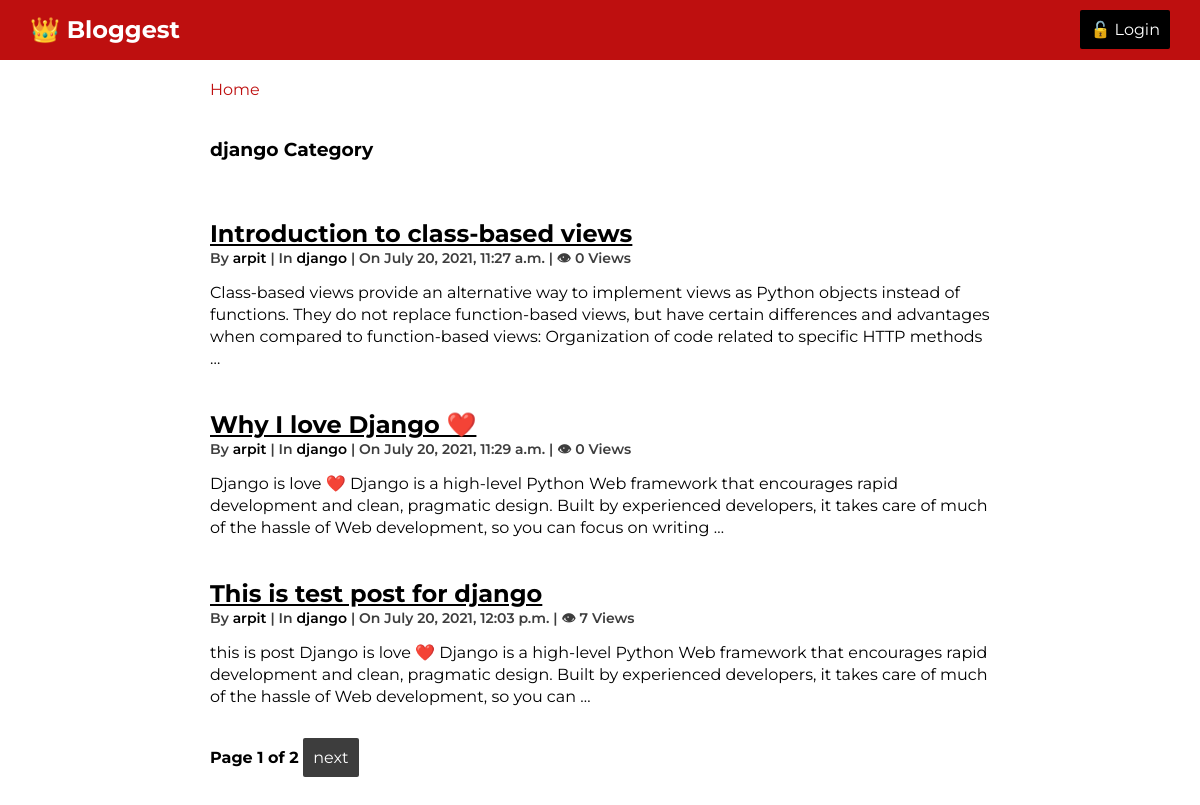
Screenshot of /post/category/1/ with the database file from the repository.
### blog/models.py (models this page shows, shortened)
class Category(models.Model):
    name = models.CharField(max_length=100, unique=True)
    creator = models.ForeignKey(User, on_delete=models.CASCADE)
    class Meta:
        verbose_name_plural = "Categories"
    def __str__(self):
        return self.name

class Post(models.Model):
    title = models.CharField(max_length=200)
    content = models.TextField()
    pub_date = models.DateTimeField(auto_now_add=True)
    view_count = models.PositiveIntegerField(default=0)
    author = models.ForeignKey(User, on_delete=models.CASCADE)
    category = models.ForeignKey(Category, on_delete=models.CASCADE)

### blog/views.py (the view)
# urls.py: path('post/category/<int:pk>/', views.PostCategory.as_view(), name="post_category"),
class PostCategory(ListView):
    model = Post
    template_name = 'blog/post_category.html'
    context_object_name = "posts"
    ordering = '-pub_date'
    paginate_by = 3
    def get_queryset(self):
        self.category = get_object_or_404(Category, pk=self.kwargs['pk'])
        return Post.objects.filter(category = self.category)
    def get_context_data(self, **kwargs):
        context = super(PostCategory, self).get_context_data(**kwargs)
        context['category'] = self.category
        return context

### templates/blog/post_category.html
{% extends 'base.html' %}
{% block content %}
    <div>
        <h3>{{ category.name }} Category</h3>
    </div>
    {% for post in posts %}
        <div class="blog-item">
            <h2>
                <a href="{% url 'post_detail' post.id %}">{{ post.title }}</a>
                </h2>
                <div class="info">
                    By <span><a href="#">{{ post.author }}</a></span> | In <span><a href="{% url 'post_category' post.category.pk %}">{{ post.category }}</a></span> | On <span>{{ post.pub_date }}</span> | &#x1f441 <span>{{ post.view_count }} Views</span>
                </div>
            <p>
                {{ post.content|truncatewords_html:40 }}
            </p>
        </div>
    {% empty %}
        <h4>There are no posts yet...</h4>
    {% endfor %}
    {% include 'blog/pagination_links.html' %}
{% endblock %}

### static/css/style.css (style rules this page uses)
:root { --primary: rgb(190, 15, 15); --primary-light: rgb(212, 47, 47); --secondary: #000; --light-dark: #3d3d3d; --lighter-dark: #5e5d5d; }
body { font-family: 'Montserrat', sans-serif; }
h2 { margin: 0; }
a { text-decoration: none; color: var(--secondary); }
nav > h2, p { margin: 0; }
.content-wrapper > div { grid-column: 2; max-width: 780px; margin: 20px 0; }
.blog-item h2 a { color: var(--secondary); text-decoration: underline; }
.blog-item .info { margin-bottom: 10px; font-size: 14px; font-weight: 600; color: var(--light-dark); }
.blog-item p { line-height: 22px; }

### rows the page displays
Category: name "django"
Post: title "Introduction to class-based views", author "arpit", category "django", pub_date "July 20, 2021, 11:27 a.m.", view_count "0", content "Class-based views provide an alternative way to implement views as Python objects instead of functions. They do not replace function-based views, but have certain differences and advantages when compared to function-based views: Organization of code related to specific HTTP methods …"
Post: title "Why I love Django ❤️", author "arpit", category "django", pub_date "July 20, 2021, 11:29 a.m.", view_count "0", content "Django is love ❤️ Django is a high-level Python Web framework that encourages rapid development and clean, pragmatic design. Built by experienced developers, it takes care of much of the hassle of Web development, so you can focus on writing …"
Post: title "This is test post for django", author "arpit", category "django", pub_date "July 20, 2021, 12:03 p.m.", view_count "7", content "this is post Django is love ❤️ Django is a high-level Python Web framework that encourages rapid development and clean, pragmatic design. Built by experienced developers, it takes care of much of the hassle of Web development, so you can …"

### other values shown
{{ page_obj.number }} "1"
{{ page_obj.paginator.num_pages }} "2"
